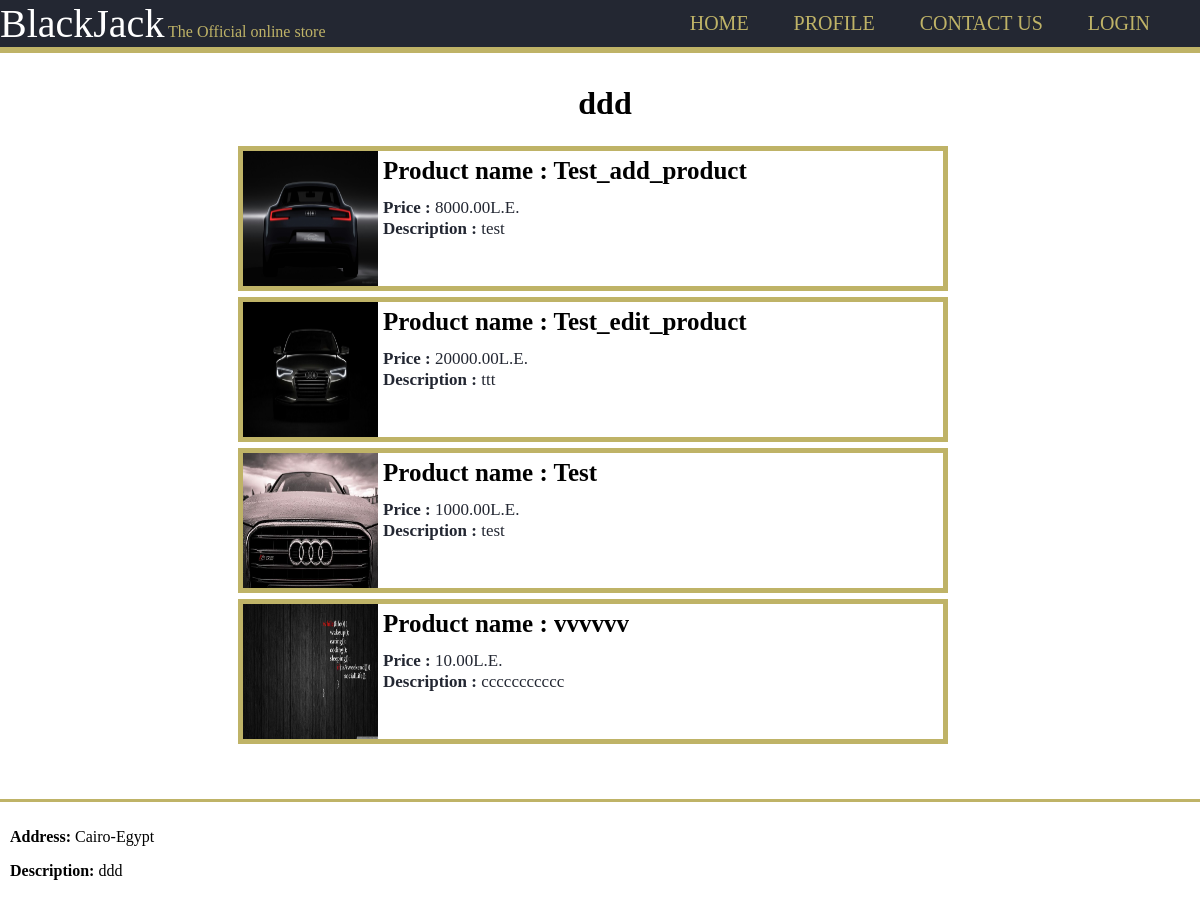
Screenshot of /shop/ddd/ with the database file from the repository.
### shop/models.py (models this page shows, shortened)
class Shop(models.Model):
    name = models.CharField(max_length=30)
    description = models.TextField(max_length=100)
    address = models.TextField(max_length=100,)
    products = models.ManyToManyField(Product, blank=True, related_name="products")
    coupons = models.ManyToManyField('shop.Coupon',default=None,related_name='shop_coupons')
    orders = models.ManyToManyField('users.Order',default=None,related_name='shop_orders')

### products/models.py (models this page shows, shortened)
class Product(models.Model):
    id = models.UUIDField(primary_key=True, default=uuid.uuid4, editable=False)
    name = models.CharField(max_length=100)
    price = models.DecimalField(max_digits=7,decimal_places=2)
    description = models.TextField(blank=True)
    remaininginstock = models.PositiveSmallIntegerField(default=1)
    featured = models.BooleanField(default=False)
    image = models.ImageField(null=True,blank=True,upload_to='product_images/')
    shop = models.ForeignKey('shop.Shop',on_delete=models.CASCADE)
    reviews = models.ManyToManyField(Review, blank=True, related_name="reviews")

### shop/views.py (the view)
# urls.py: path('', views.index, name='index'),
def index(request, shopname):
    try:
        if shopname=='addproduct':
            return addproduct(request)
        elif shopname=='activecoupons':
            return activecoupons(request)
        elif shopname=='orders':
            return orders(request)
        shop = Shop.objects.get(name=shopname)
        products = shop.products.all()
        currency_ratio=get_currency_ratio(request)
        return render(request, 'shop/index.html',{
            'shop': shop,
            'products': products,
            'currency_ratio':currency_ratio,
            'currency_symbol':currency_symbols[get_preffered_currency(request)]
        })
    except Shop.DoesNotExist:
        return render(request,'shop/404.html')

### shop/views.py (called while the page is built)
def get_currency_ratio(request):
    if not request.user.is_authenticated:
        return 1
    preferred_currency=request.user.preferred_currency
    if preferred_currency=='EGP':
        return 1
    else:
        return requests.get('https://free.currconv.com/api/v7/convert',{'apiKey':config('API_KEY'),'q':'EGP'+'_'+preferred_currency,'compact':'ultra'}).json()['EGP'+'_'+preferred_currency]

def get_preffered_currency(request):
    if not request.user.is_authenticated:
        return 'EGP'
    return request.user.preferred_currency

### shop/templates/shop/index.html (shortened to what this page needs)
{% load mathfilters %}
<!DOCTYPE html>
<html lang="en">
    <head>
</head>
<body>
  <div>
  <header>
    <div class="Container">
        <div id="header">
        <span id="BlackJack">BlackJack</span>
        <span id="official">The Official online store </span>
    </div>
  <nav> <ul style="margin-top:12px;">
    <li> <a href="#"> Home </a> </li>
    <li> <a href="{% url 'userdashboard'%}"> Profile </a></li>
    <li> <a href="{% url 'contactus' %}"> Contact Us </a></li>
    {% if user.is_authenticated %}
    <li> <a href="{% url 'logout' %}">  Logout  </a> </li>
    {% else %}
    <li> <a href="{% url 'login' %}">  Login  </a> </li>
    {% endif %}
  </ul> </nav>
    </div>
</header>
</div>
<div class=shop_info>
  <h1>{{shop.name}}</h1>
</div>
  <div class="items" style="margin-bottom:50px;">
        {% for product in products %}
        <div class="item" title="{{ product.name }}">
          <img src="{{ product.image.url }}" height="135" width="135">
          <p style="font-size:25px; font-weight:bold; position:relative; top:5px;"><a href="{% url 'productpage' product.id %}">Product name : {{ product.name }}</a></p>
          <p><span style="font-weight:bold;">Price : </span> {{product.price|mul:currency_ratio|floatformat:2}}{{currency_symbol}}</p>
          <p><span style="font-weight:bold;">Description : </span> {{product.description}}</p>
        </div>
        {% endfor %}
    </div>
  <footer style="position: absolute;left: 0;right:0px;bottom: 0;height: 100px;overflow: hidden; padding:10px;border-top: 3px solid #BFB367;">
    <p><span style="font-weight: bold;">Address:</span> {{shop.address}}</p>
    <p><span style="font-weight: bold;">Description:</span> {{shop.description}}</p>
  </footer>
</body>
</html>

### shop/templates/shop/index.html (style rules this page uses)
html { position: relative; min-height: 100%;; }
body { margin: 0 0 100px; bottom:50px; padding: 25px; }
.Container { overflow:hidden; }
header { background-color: #232732; color: #ffffff; border-bottom: #BFB367 6px solid; position: fixed; top: 0px; left: 0px; right: 0px; z-index: 1; }
#header { display:inline-block; }
header ul { margin:0; padding: 0; }
header li { display: inline; padding: 0 20px 0 20px; }
header a { text-decoration: none; color: #BFB367; text-transform: uppercase; font-size:15pt; }
header nav { float:right; padding-right:30px; }
.items { width:730px; margin: auto; overflow: hidden; }
#official { color: #BFB367; margin-top: 10%; margin-bottom: 5%; display:inline; }
#BlackJack { font-size: 40px; color: white; display:inline; }
.item { float:left; width:700px; background-color:white; border:5px solid #BFB367; margin:3px; }
.item a { color:black; text-decoration: none; }
.item p { color:#232732; font-size:17px; position:relative; top:17px; margin:1px; }
.item img { float:left; height:135px; margin-right:5px; }
.shop_info { width: 700px; margin: 60px auto; margin-bottom: 10px; padding-left: 10px; text-align: center; }

### rows the page displays
Shop: name "ddd", address "Cairo-Egypt", description "ddd"
Product: image (picture), name "Test_add_product", price|mul "8000.00", currency_symbol "L.E.", description "test"
Product: image (picture), name "Test_edit_product", price|mul "20000.00", currency_symbol "L.E.", description "ttt"
Product: image (picture), name "Test", price|mul "1000.00", currency_symbol "L.E.", description "test"
Product: image (picture), name "vvvvvv", price|mul "10.00", currency_symbol "L.E.", description "ccccccccccc"
